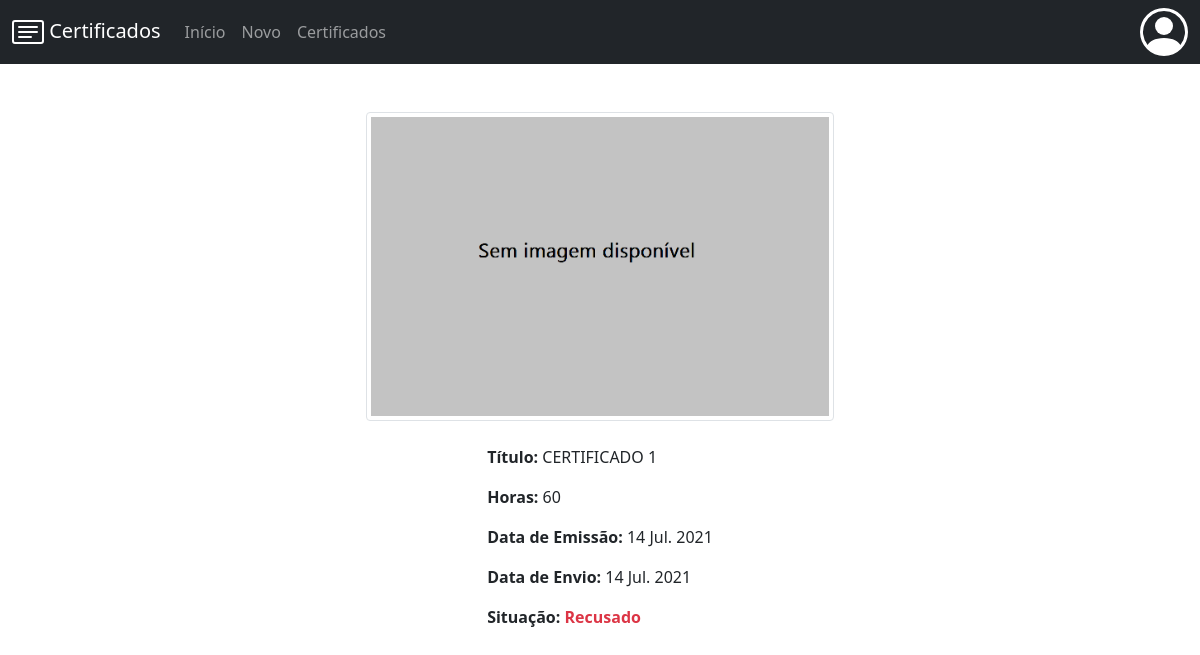
The app's page /certificados/1/ with its own data.
### certificados/models.py (models this page shows, shortened)
class Certificado(models.Model):
    horas = models.IntegerField()
    titulo = models.CharField(max_length=150)
    data_emissao = models.DateTimeField()
    data_envio = models.DateTimeField(default=timezone.now)
    situacao = models.SmallIntegerField()
    imagem = models.ImageField(upload_to = 'certificados/', default = "certificados/padrao.png")
    usuario = models.ForeignKey('auth.User', on_delete=models.CASCADE)
    categoria = models.ForeignKey('Categoria', on_delete=models.CASCADE)
    def __str__(self):
        return self.titulo + " (" + str(self.id) + ")"

### certificados/views.py (the view)
# urls.py: path('<int:id>/', views.ver_certificado, name='ver_certificado'),
def ver_certificado(request, id):
    c = Certificado.objects.get(id=id)
    situacao = ["Aprovado", "Pendente", "Recusado", "Erro"]
    contexto = {'c': c, 'situacao': situacao}
    return render(request, 'certificados/certificado.html', contexto)

### certificados/templates/certificados/certificado.html
{% extends 'certificados/base.html' %}
{% block conteudo %}
    <h2 class="font-weight-light pb-3">{{titulo}}</h2>
{% if c %}
    <center>
        <img src="{{ c.imagem.url }}" class="img-fluid img-thumbnail imagem">
        <br><br>
    </center>
    <div class="ver_certificado">
        <p><span class="fw-bold">Título: </span>{{c.titulo}}</p>
        <p><span class="fw-bold">Horas: </span>{{c.horas}}</p>
        <p><span class="fw-bold">Data de Emissão: </span>{{c.data_emissao|date:'d M. Y'}}</p>
        <p><span class="fw-bold">Data de Envio: </span>{{c.data_envio|date:'d M. Y'}}</p>
        {% if c.situacao == 1 %}
            <p><span class="fw-bold">Situação: </span><span id="situacao_{{c}}" class="fw-bold situacao_aprovado"> {{situacao.0}} </span></p>
        {% elif c.situacao == 2 %}
            <p><span class="fw-bold">Situação: </span><span id="situacao_{{c}}" class="fw-bold situacao_pendente"> {{situacao.1}} </span></p>
        {% elif c.situacao == 3 %}
            <p><span class="fw-bold">Situação: </span><span id="situacao_{{c}}" class="fw-bold situacao_recusado"> {{situacao.2}} </span></p>
        {% else %}
            <p><span class="fw-bold">Situação: </span><span id="situacao_{{c}}" class="fw-bold situacao_erro"> {{situacao.3}} </span></p>
        {% endif %}
    </div>
{% else %}
        <p> Certificado inexistente. </p>
{% endif %}
{% endblock %}

### certificados/static/certificados/css.css (style rules this page uses)
.situacao_recusado { color: #dc3545; }
.ver_certificado { position: absolute; left: 50%; transform: translate(-50%, 0); max-width: 90%; word-break: break-all; }
.imagem { max-width: 40%; min-width: 25%; }

### records on screen
Certificado: imagem (picture), titulo "CERTIFICADO 1", horas "60", data_emissao "14 Jul. 2021", data_envio "14 Jul. 2021"

### other values on screen
{{ situacao.2 }} "Recusado"
